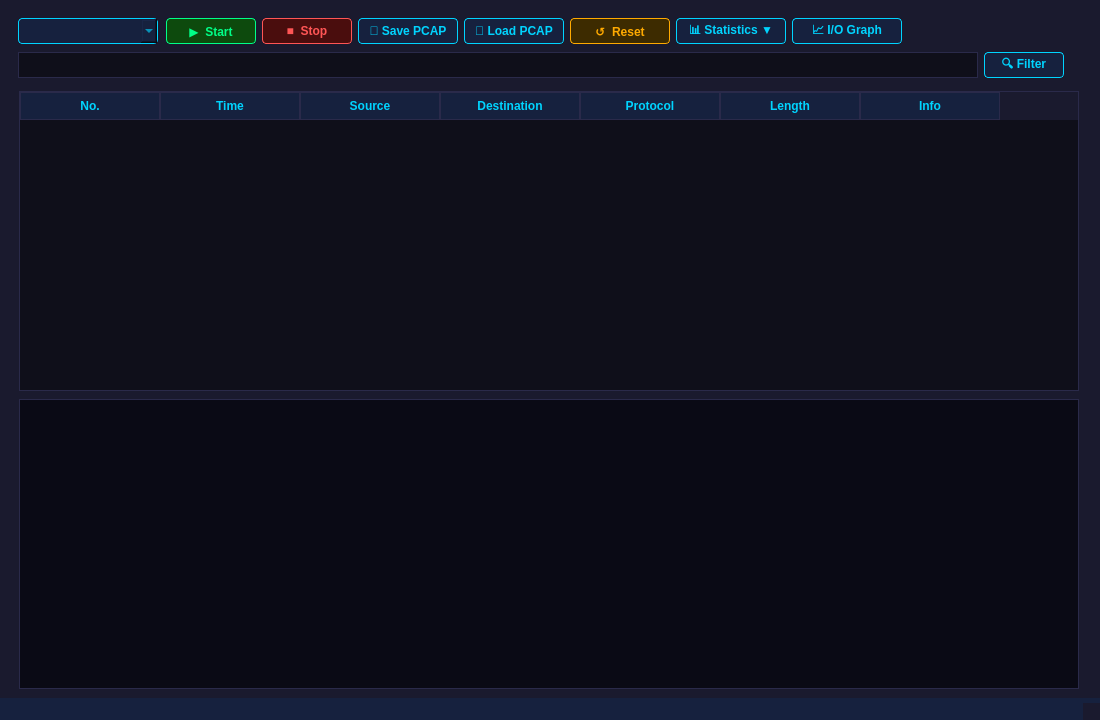
<?xml version="1.0" encoding="UTF-8"?>
<ui version="4.0">
 <class>MainWindow</class>
 <widget class="QMainWindow" name="MainWindow">
  <property name="geometry">
   <rect>
    <x>0</x>
    <y>0</y>
    <width>1100</width>
    <height>720</height>
   </rect>
  </property>
  <property name="windowTitle">
   <string>NetSentinel - AI Network Threat Detection</string>
  </property>
  <property name="styleSheet">
   <string notr="true">QMainWindow { background-color: #1a1a2e; }
QWidget { background-color: #1a1a2e; color: #e0e0e0; font-family: Segoe UI; font-size: 9pt; }
QPushButton { background-color: #16213e; color: #00d4ff; border: 1px solid #00d4ff; border-radius: 4px; padding: 3px 8px; font-weight: bold; }
QPushButton:hover { background-color: #00d4ff; color: #1a1a2e; }
QPushButton:disabled { background-color: #111122; color: #444466; border: 1px solid #333355; }
QComboBox { background-color: #16213e; color: #00d4ff; border: 1px solid #00d4ff; border-radius: 4px; padding: 2px 5px; }
QComboBox QAbstractItemView { background-color: #16213e; color: #e0e0e0; selection-background-color: #0f3460; }
QTableWidget { background-color: #0f0f1a; color: #e0e0e0; gridline-color: #2a2a4a; border: 1px solid #2a2a4a; }
QHeaderView::section { background-color: #16213e; color: #00d4ff; padding: 4px; border: 1px solid #2a2a4a; font-weight: bold; }
QTextEdit { background-color: #0a0a15; color: #00ff88; border: 1px solid #2a2a4a; font-family: Consolas; font-size: 8.5pt; }
QPlainTextEdit { background-color: #0f0f1a; color: #e0e0e0; border: 1px solid #2a2a4a; }
QStatusBar { background-color: #16213e; color: #00d4ff; }</string>
  </property>
  <widget class="QWidget" name="centralwidget">
   <layout class="QGridLayout" name="gridLayout">
    <item row="0" column="0">
     <widget class="QWidget" name="widget" native="true">

      <!-- TOOLBAR -->
      <widget class="QWidget" name="widget_2" native="true">
       <property name="geometry">
        <rect>
         <x>9</x>
         <y>9</y>
         <width>1060</width>
         <height>64</height>
        </rect>
       </property>

       <widget class="QComboBox" name="comboBox">
        <property name="geometry">
         <rect><x>0</x><y>0</y><width>140</width><height>26</height></rect>
        </property>
       </widget>

       <widget class="QPushButton" name="start_button">
        <property name="geometry">
         <rect><x>148</x><y>0</y><width>90</width><height>26</height></rect>
        </property>
        <property name="text"><string>▶  Start</string></property>
        <property name="styleSheet">
         <string notr="true">QPushButton { background-color: #0d4a0d; color: #00ff88; border: 1px solid #00ff88; border-radius: 4px; font-weight: bold; } QPushButton:hover { background-color: #00ff88; color: #0d0d0d; }</string>
        </property>
       </widget>

       <widget class="QPushButton" name="stop_button">
        <property name="geometry">
         <rect><x>244</x><y>0</y><width>90</width><height>26</height></rect>
        </property>
        <property name="text"><string>■  Stop</string></property>
        <property name="styleSheet">
         <string notr="true">QPushButton { background-color: #4a0d0d; color: #ff5555; border: 1px solid #ff5555; border-radius: 4px; font-weight: bold; } QPushButton:hover { background-color: #ff5555; color: #0d0d0d; }</string>
        </property>
       </widget>

       <widget class="QPushButton" name="save_button">
        <property name="geometry">
         <rect><x>340</x><y>0</y><width>100</width><height>26</height></rect>
        </property>
        <property name="text"><string>💾 Save PCAP</string></property>
       </widget>

       <widget class="QPushButton" name="load_button">
        <property name="geometry">
         <rect><x>446</x><y>0</y><width>100</width><height>26</height></rect>
        </property>
        <property name="text"><string>📂 Load PCAP</string></property>
       </widget>

       <widget class="QPushButton" name="reset_button">
        <property name="geometry">
         <rect><x>552</x><y>0</y><width>100</width><height>26</height></rect>
        </property>
        <property name="text"><string>↺  Reset</string></property>
        <property name="styleSheet">
         <string notr="true">QPushButton { background-color: #3d2b00; color: #ffaa00; border: 1px solid #ffaa00; border-radius: 4px; font-weight: bold; } QPushButton:hover { background-color: #ffaa00; color: #0d0d0d; }</string>
        </property>
       </widget>

       <widget class="QPushButton" name="stats_button">
        <property name="geometry">
         <rect><x>658</x><y>0</y><width>110</width><height>26</height></rect>
        </property>
        <property name="text"><string>📊 Statistics ▼</string></property>
       </widget>


       <widget class="QPushButton" name="show_io_graph_button">
        <property name="geometry">
         <rect><x>774</x><y>0</y><width>110</width><height>26</height></rect>
        </property>
        <property name="text"><string>📈 I/O Graph</string></property>
       </widget>

       <!-- FILTER BAR -->
       <widget class="QPlainTextEdit" name="plainTextEdit_4">
        <property name="geometry">
         <rect><x>0</x><y>34</y><width>960</width><height>26</height></rect>
        </property>
       </widget>

       <widget class="QPushButton" name="pushButton_9">
        <property name="geometry">
         <rect><x>966</x><y>34</y><width>80</width><height>26</height></rect>
        </property>
        <property name="text"><string>🔍 Filter</string></property>
       </widget>

      </widget>

      <!-- PACKET TABLE -->
      <widget class="QWidget" name="widget_3" native="true">
       <property name="geometry">
        <rect><x>10</x><y>82</y><width>1060</width><height>300</height></rect>
       </property>
       <widget class="QTableWidget" name="tableWidget">
        <property name="geometry">
         <rect><x>0</x><y>0</y><width>1060</width><height>300</height></rect>
        </property>
        <attribute name="verticalHeaderVisible"><bool>false</bool></attribute>
        <attribute name="horizontalHeaderDefaultSectionSize"><number>140</number></attribute>
        <column><property name="text"><string>No.</string></property></column>
        <column><property name="text"><string>Time</string></property></column>
        <column><property name="text"><string>Source</string></property></column>
        <column><property name="text"><string>Destination</string></property></column>
        <column><property name="text"><string>Protocol</string></property></column>
        <column><property name="text"><string>Length</string></property></column>
        <column><property name="text"><string>Info</string></property></column>
       </widget>
      </widget>

      <!-- HEX PANEL -->
      <widget class="QWidget" name="widget_4" native="true">
       <property name="geometry">
        <rect><x>10</x><y>390</y><width>1060</width><height>290</height></rect>
       </property>
       <widget class="QTextEdit" name="textEdit">
        <property name="geometry">
         <rect><x>0</x><y>0</y><width>1060</width><height>290</height></rect>
        </property>
       </widget>
      </widget>

     </widget>
    </item>
   </layout>
  </widget>
  <widget class="QStatusBar" name="statusbar"/>
 </widget>
 <resources/>
 <connections/>
</ui>
